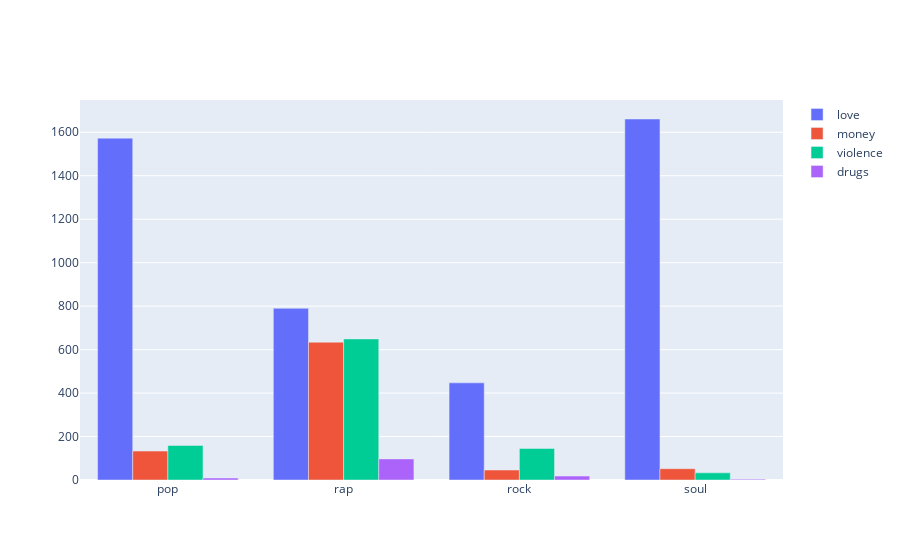

The notebook cell saved with this chart:
### Code cell
side_fig = graph_objects.Figure()
side_fig.add_trace(graph_objects.Bar(y=loaded_sum_df['love'].values, x=loaded_sum_df.index, name='love'))
side_fig.add_trace(graph_objects.Bar(y=loaded_sum_df['money'].values, x=loaded_sum_df.index, name='money'))
side_fig.add_trace(graph_objects.Bar(y=loaded_sum_df['violence'].values, x=loaded_sum_df.index, name='violence'))
side_fig.add_trace(graph_objects.Bar(y=loaded_sum_df['drugs'].values, x=loaded_sum_df.index, name='drugs'))
side_fig.show()

### Figure 1 — Plotly figure (JSON) as saved in the notebook; plotly's stock layout.template omitted (floating-point values rounded to 4 significant figures)
{"data": [{"name": "love", "type": "bar", "x": ["pop", "rap", "rock", "soul"], "y": [1573, 790, 447, 1661]}, {"name": "money", "type": "bar", "x": ["pop", "rap", "rock", "soul"], "y": [133, 634, 46, 52]}, {"name": "violence", "type": "bar", "x": ["pop", "rap", "rock", "soul"], "y": [159, 649, 145, 33]}, {"name": "drugs", "type": "bar", "x": ["pop", "rap", "rock", "soul"], "y": [9, 97, 18, 4]}], "layout": {"autosize": true, "xaxis": {"autorange": true, "range": [-0.5, 3.5], "type": "category"}, "yaxis": {"autorange": true, "range": [0, 1748.0], "type": "linear"}}}
